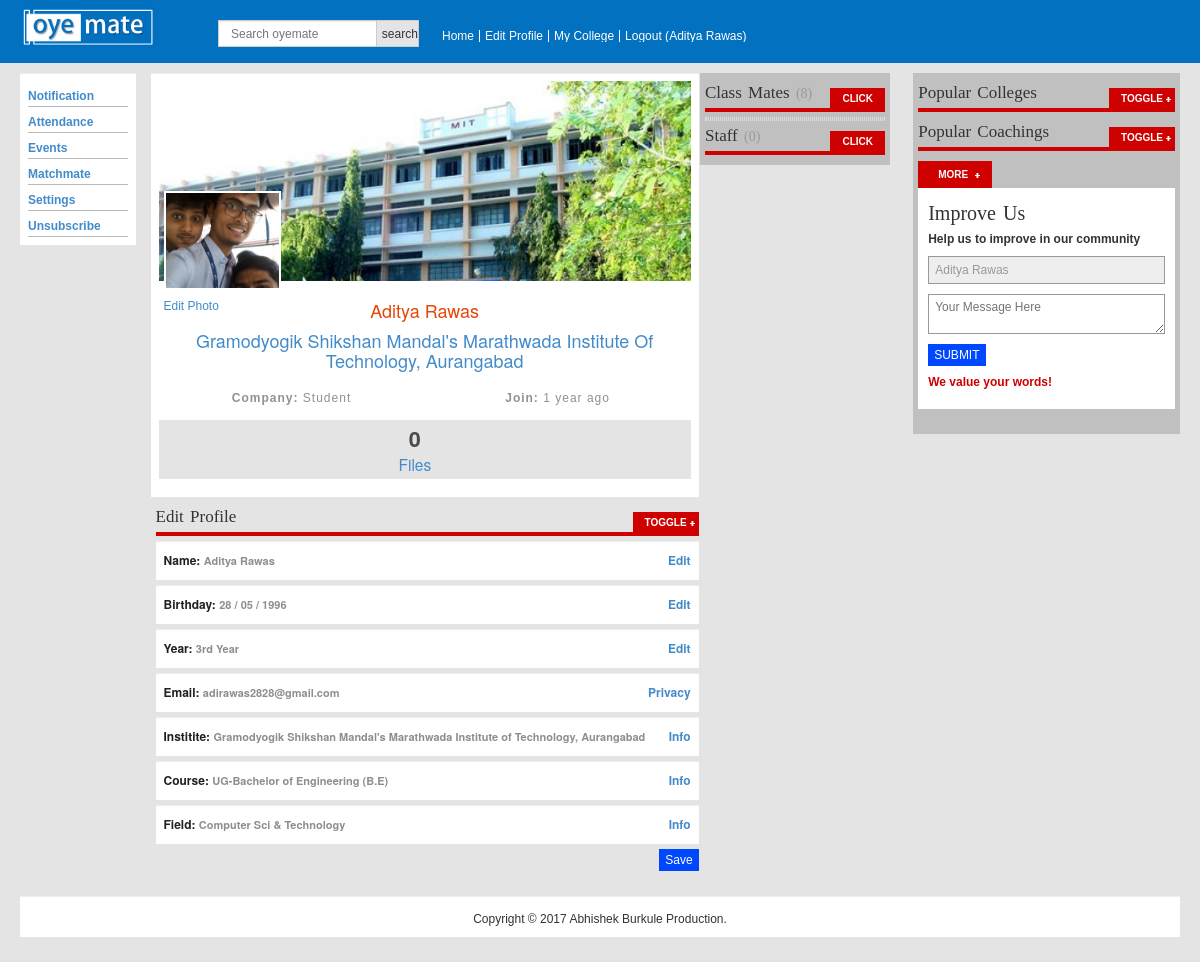
The page /web/myprofile.php (signed in) on the database its author committed.
### tables this page shows
CREATE TABLE `user` (
  `userID` int(11) NOT NULL auto_increment,
  `userName` varchar(256) default NULL,
  `userEmail` varchar(256) default NULL,
  `emailPrivacy` varchar(256) NOT NULL default 'onlyMe',
  `userImg` varchar(256) default NULL,
  `company` varchar(256) NOT NULL default 'Student',
  `day` varchar(256) default NULL,
  `month` varchar(256) default NULL,
  `year` varchar(256) default NULL,
  `instituteName` varchar(512) default NULL,
  `courseName` varchar(256) default NULL,
  `branchName` varchar(256) default NULL,
  `eduYear` varchar(256) default NULL,
  `userPass` varchar(256) default NULL,
  `userRealPass` int(1) NOT NULL default '1',
  `signupDate` varchar(256) default NULL,
  PRIMARY KEY  (`userID`)
);

CREATE TABLE `colleges` (
  `collegeID` int(11) NOT NULL auto_increment,
  `instituteName` varchar(512) default NULL,
  `userID` int(11) NOT NULL,
  `adminID` int(12) NOT NULL,
  `collegePhoto` varchar(256) default NULL,
  `collegeCode` varchar(256) default NULL,
  `collegeAddress` text,
  `collegeContact` varchar(256) default NULL,
  `collegeWebsite` varchar(256) default NULL,
  `collegeDirector` varchar(256) default NULL,
  `ratingCount` int(11) default NULL,
  `views` int(11) default NULL,
  `collegeUpdateTime` varchar(256) default NULL,
  PRIMARY KEY  (`collegeID`)
);

### web/myprofile.php (the view, shortened to what this page needs)
<?php require '../config.php';
?>
<!DOCTYPE html PUBLIC "-//W3C//DTD XHTML 1.0 Transitional//EN" "http://www.w3.org/TR/xhtml1/DTD/xhtml1-transitional.dtd">
<html xmlns="http://www.w3.org/1999/xhtml">
<head>
<link rel="stylesheet" type="text/css" href="assets/css/bootstrap.min.css" media="screen" />
<link rel="stylesheet" type="text/css" href="assets/css/style.css" media="screen" />
<link rel="stylesheet" type="text/css" href="assets/css/responsive.css" media="screen" />
<?php include 'assetsLinks.php'; ?>
</head>
<body class="body">
<div class="body_wrapper">
  <?php include 'header.php'; ?>
  <div class="center">
    <div class="content_area">
      <div class="main_content floatleft">
        <?php include 'left-menu.php'; ?>
        <div class="left_coloum floatleft" >
          <?php $myCollege_query=mysqli_query($dbconfig,"SELECT * FROM colleges LEFT JOIN user ON
				colleges.instituteName=user.instituteName WHERE user.userID='".$_SESSION['userid']."'");
				$rowCollege=mysqli_fetch_assoc($myCollege_query);
     	  		$upload_query=mysqli_query($dbconfig,"SELECT * FROM upload LEFT JOIN user ON
				upload.userID=user.userID WHERE upload.userID='".$user['userID']."'  ORDER BY uploadID DESC");
				$count_upload=mysqli_num_rows($upload_query);
		  ?>
          <div class="text_area_home">
            <div class="content-right">
              <?php if($rowCollege['collegePhoto']=='') {
                    echo '<div class="cntnt-img" style="background-image:url(../images/institute.jpg)"></div>'; } else{ ?>
              		<a href="<?php echo '../uploads/'.$rowCollege['collegePhoto']; ?>">
              		<div class="cntnt-img" style="background-image:url(<?php echo '../uploads/'.$rowCollege['collegePhoto']; ?>)"></div>
              		</a>
              <?php } ?>
              <div class="bnr-img">
                <?php if($user['userImg'] == '') { echo '<img src="../images/default.jpg" class="userImg"/>'; } else {?>
                <a href="<?php echo '../uploads/'.$user['userImg']; ?>"> <img src="<?php echo '../uploads/'.$user['userImg']; ?>" class="userImg"/></a>
                <?php } ?>
              </div>
              <div class="proBtn">
                <p><a href="#" class="photo">Edit Photo</a></p>
              </div>
              <div class="bnr-text">
              	<a><h1><?php echo $user['userName']; ?></h1></a>
                <?php if($user['company']== 'Coaching Staff') { ?>
                <h5><a href="coaching/<?php echo $user['instituteName']; ?>"><?php echo $user['instituteName']; ?></a></h5>
                <?php }else { ?>
                <h5><a href="collegeprofile/<?php echo $user['instituteName']; ?>"><?php echo $user['instituteName']; ?></a></h5>
                <?php } ?>
                <div style="display:flex">
                  <p><b>Company: </b><?php echo $user['company']; ?></p>
                  <p><b>Join: </b><?php echo "" . humanTiming( $user['signupDate'] ). " ago"; ?></p>
                </div>
              </div>
              <div class="btm-num">
                <ul>
                  <li>
                  </li>
                  <li>
                    <h4> <?php echo $count_upload; ?> </h4>
                    <h5><a class="viewFile" href="#" title="<?php if($count_upload!='') {?>Last Upload: <?php echo $user['uploadDoc']; ?><?php }else echo'No File Uploaded Yet'; ?>"> Files</a></h5>
                  </li>
                  <li>
                  </li>
                </ul>
               </div>
            </div>
          </div>
    <div class="single_left_coloum_wrapper ">
            <h2 class="title">Edit Profile</h2>
            <a class="more toggleOne" href="#">Toggle</a>
            <form method="post" enctype="multipart/form-data" >
          <div class="left-margin">
              	<div class="text_area_home hideHome">
                	<h3> Name: <small class="font"><?php echo $user['userName']; ?></small> <a class="floatright shownameField" href="#" rel="<?php echo $user['userID']; ?>" >Edit</a>
                	</h3>
              	</div>
              <div class="text_area_home hideHome">
                <h3> Birthday:
                  <?php if($user['day'].''.$user['month'].''.$user['year']=='') {echo 'Not Available';}else {
				 echo '<small class="font">';  echo $user['day']; ?>
                  / <?php echo $user['month']; ?> / <?php echo $user['year'];echo '</small>'; } ?><a class="floatright showbirthField" href="#" rel="<?php echo $user['userID']; ?>" >Edit</a>
                </h3>
              </div>
              <?php  if($user['company']!='Coaching Staff') { ?>
              <div class="text_area_home hideHome">
                <h3> Year: <small class="font"><?php echo $user['eduYear']; ?></small> <a class="floatright showyearField" href="#" rel="<?php echo $user['userID']; ?>" >Edit</a>
                </h3>
              </div>
              <?php } ?>
              <div class="text_area_home hideHome">
                <h3> Email: <small class="font"><?php echo $user['userEmail']; ?></small><a title="<?php echo $user['emailPrivacy']; ?>" class="floatright showemailField" href="#" rel="<?php echo $user['userID']; ?>">Privacy</a>
                </h3>
              </div>
              <div class="text_area_home hideHome">
                <h3> Institite: <small class="font"><?php echo $user['instituteName']; ?></small>
              <?php if($user['company']== 'Coaching Staff') { ?>
              <a class="floatright showinstituteField" href="#" rel="<?php echo $user['userID']; ?>" >Edit</a>
                  	<input type="text" class="form-control hideInputInstitute<?php echo $user['userID']; ?> hideInstitute" name="instituteName" value="<?php echo $user['instituteName']; ?>" />
              <?php }else { ?>
              <a class="floatright" title="You cannot edit this due to privacy concern">Info</a>  <?php } ?>
             </h3> </div>
              <?php if($user['company']!= 'Coaching Staff') { ?>
              <div class="text_area_home hideHome">
                <h3> Course: <small class="font"><?php echo $user['courseName']; ?></small><a class="floatright" title="You cannot edit this due to privacy concern">Info</a> </h3>
              </div>
              <?php } ?>
              <div class="text_area_home hideHome">
                <h3> Field: <small class="font"><?php echo $user['branchName']; ?></small><a class="floatright" title="You cannot edit this due to privacy concern">Info</a> </h3>
              </div>
              <input type="submit" value="Save" class="profileSubmit floatright btn btn-primary btn-xs btn-rect hideHome"  />
            </form>
          </div>
        </div>
      </div>
      <?php include 'midRightbar.php'; ?>
      </div>
    </div>
    <?php include 'rightbar.php'; ?>
  <?php include 'footer.php'; ?>
</div>
</body>
</html>

### web/header.php (shortened to what this page needs)
    		<?php
			$sql=mysqli_query($dbconfig,"SELECT * FROM user WHERE userID='".$_SESSION['userid']."'");
			($user=mysqli_fetch_assoc($sql));
			$branchName=$user['branchName'];
			?>
<div class="header_area">
      <div class="logo floatleft"><a href="home.php"><img src="../images/oyemate2.jpg" alt="" /></a></div>
      <div class="social floatleft">
        <div class="search">
          <form action="search_result.php" method="get" id="search_form">
            <input type="text" placeholder="Search oyemate" name="searchVal" id="s" />
            <input type="submit"  id="search" class="btn btn-default btn-xs btn-rect" value="search" />
          </form>
        </div>
      </div>
      <div class="top_menu floatleft">
        <ul>
          <li><a href="home.php">Home</a></li>
          <li><a href="myprofile.php">Edit Profile</a></li>
          <?php if($user['company']=='Coaching Staff') {?>
          <li><a href="mycoaching.php">Coaching Class</a></li> <?php }else { ?>
          <li><a href="mycollege.php">My College</a></li><?php } ?>
          <li><a href="logout.php">Logout (<?php echo $user['userName']; ?>)</a></li>
        </ul>
      </div>
    </div>
 <?php
				function humanTiming ($time)
{
    $time = time() - $time;
    $time = ($time<1)? 1 : $time;
    $tokens = array (
        31536000 => 'year',
        2592000 => 'month',
        604800 => 'week',
        86400 => 'day',
        3600 => 'hour',
        60 => 'min',
        1 => 'sec'
);
    foreach ($tokens as $unit => $text) {
        $numberOfUnits = floor($time / $unit);
        return $numberOfUnits.' '.$text.(($numberOfUnits>1)?'s':'');
    }
}
	?>

### web/rightbar.php (shortened to what this page needs)
<div class="sidebar floatright grey">
  <div class="single_right_coloum ">
    <div class="popular">
      <h2 class="title">Popular Colleges</h2>
      <a class="more togglePopular" href="#">Toggle</a>
    </div>
  </div>
  <?php
$limit=5;
if(isset($_GET['coachID'])){
	$ci_ID=$_GET['coachID'];
	$start=($ci_ID-1)*$limit;}
else{ $ci_ID=1; }
?>
  <div class="single_right_coloum ">
    <div class="popular">
      <h2 class="title">Popular Coachings</h2>
      <a class="more toggleCoaching" href="#">Toggle</a>
      <?php
$rows=mysqli_num_rows(mysqli_query($dbconfig,"SELECT * FROM coaching_institute LEFT JOIN user ON coaching_institute.userID=user.userID
			WHERE branchName='".$branchName."' "));
$total=ceil($rows/$limit);?>
      <?php if($ci_ID>1)
if($ci_ID!=$total)
if($rows!=''){
	echo "<a href='home.php?coachID=".($ci_ID+1)."' class='popular_more popularCoach' >more</a>";
}
?>
    </div>
  </div>
  <div class="single_sidebar">
    <div class="news-letter">
      <h2>Improve Us</h2>
      <p>Help us to improve in our community</p>
      <form action="insertData.php" method="post">
      <input type="text" disabled="disabled" class="form-control" id="name" placeholder="<?php echo $user['userName']; ?>" style="text-transform:capitalize;" />
        <textarea name="improveMessage" id="improve" placeholder="Your Message Here" ></textarea>
        <input type="submit" value="SUBMIT" class="improve btn btn-file btn btn-xs btn-primary" />
      </form>
      <p class="news-letter-privacy"> We value your words!</p>
    </div>
  </div>
</div>
</div>

### rows shown on the page
user: userName "Aditya Rawas", userImg (picture), instituteName "Gramodyogik Shikshan Mandal's Marathwada Institute Of Technology, Aurangabad", company "Student", signupDate "1 year", day "28", month "05", year "1996", eduYear "3rd Year", userEmail "adirawas2828@gmail.com", instituteName "Gramodyogik Shikshan Mandal's Marathwada Institute of Technology, Aurangabad", courseName "UG-Bachelor of Engineering (B.E)", branchName "Computer Sci & Technology"
colleges: collegePhoto (picture)

### other values the page prints
$count_upload "0"
$count_add_students "8"
$count_download "0"
